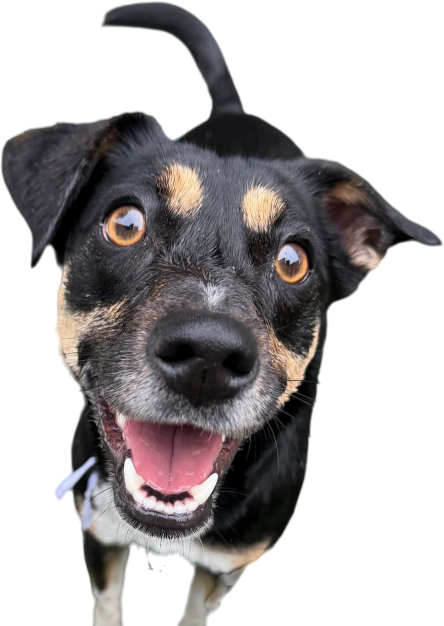
#> input picture templates/etiqueta/img/zoe-creche.png, 888 x 1251 px, given in place of IMG_7200.PNG, which was not available (shown at 1/2 size)
$ python recorte.py
#> lines starting #> are read from the running program, lines starting #| are printed output that depends on the picture
"""Recorta a Zoe da foto da creche (IMG_7200: print de um Story, ela olhando para cima de boca aberta)
para a etiqueta dos saquinhos de petisco (index.html).

O print tem 1170x2532; o recorte pega da ponta do rabo (que aparece atrás da cabeça) até o peito,
sem a interface do Instagram em cima e sem o outro cachorro na borda esquerda. O rembg
(isnet-general-use) separa a Zoe da grama sintética; fica só o maior pedaço (sobras do cachorro branco
e da grama somem) e a borda recebe a mesma limpeza do recorte do Thor (cor do pelo de dentro no lugar
do verde que vaza no contorno).

Saída: img/zoe-creche.png (RGBA, cortado rente à Zoe; o peito termina reto embaixo, na borda da etiqueta).

Precisa de rembg + opencv num venv temporário (não estão instalados globalmente):
  python -m venv /tmp/venv && /tmp/venv/bin/pip install "rembg[cpu]" opencv-python-headless
  /tmp/venv/bin/python templates/etiqueta/recorte.py
"""
from pathlib import Path

import cv2
import numpy as np
from PIL import Image
from rembg import new_session, remove

ROOT = Path(__file__).resolve().parent.parent.parent
SRC = ROOT / "drive" / "instagram" / "apresentação␠" / "IMG_7200.PNG"
if not SRC.exists():  # no Linux/macOS o rclone grava o espaço final do nome da pasta como espaço mesmo
    SRC = ROOT / "drive" / "instagram" / "apresentação " / "IMG_7200.PNG"
OUT = Path(__file__).resolve().parent / "img" / "zoe-creche.png"

FOTO = (228, 330, 1150, 1600)     # do rabo às patas da frente, sem o cachorro branco à esquerda


def main():
    foto = Image.open(SRC).convert("RGB").crop(FOTO)
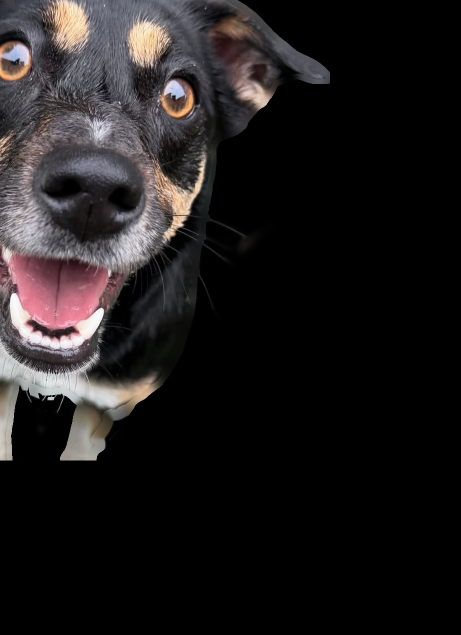
#> foto: PIL image 922x1270 RGB (shown at 1/2 size); mean R, G, B 30.8, 27.8, 28.2
    cut = np.array(remove(foto, session=new_session("isnet-general-use")))

    # alfa mais firme, sem a grama que o rembg deixa entre as patas (o pelo da Zoe nunca puxa pro verde),
    # só o maior pedaço, ~1 px para dentro e borda suave
    a = cut[..., 3].astype(np.float32)
    a = np.clip((a - 60) / 140, 0, 1)
    rgb = cut[..., :3].astype(np.float32)
    verde = rgb[..., 1] - np.maximum(rgb[..., 0], rgb[..., 2])
    a *= 1 - np.clip((verde - 14) / 10, 0, 1)
    n, rot, stats, _ = cv2.connectedComponentsWithStats((a > .5).astype(np.uint8))
    maior = 1 + np.argmax(stats[1:, cv2.CC_STAT_AREA])
    a *= cv2.dilate((rot == maior).astype(np.uint8), np.ones((9, 9), np.uint8)).astype(np.float32)
    a = cv2.erode(a, cv2.getStructuringElement(cv2.MORPH_ELLIPSE, (5, 5)))
    a = cv2.GaussianBlur(a, (0, 0), 1.2)

    # na parte semitransparente da borda, a cor vem do pelo de dentro (não do verde da grama)
    miolo = (a > .99).astype(np.float32)
    rgb = cut[..., :3].astype(np.float32)
    soma = cv2.GaussianBlur(rgb * miolo[..., None], (0, 0), 6)
    peso = cv2.GaussianBlur(miolo, (0, 0), 6)[..., None]
    preenche = soma / np.maximum(peso, 1e-4)
    borda = ((a > 0) & (miolo == 0))[..., None]
    rgb = np.where(borda, preenche, rgb)

    # reflexo verde da grama no pelo junto ao contorno: tira o excesso de verde nos primeiros 14 px
    dist = cv2.distanceTransform((a > .5).astype(np.uint8), cv2.DIST_L2, 5)
    perto = np.clip(1 - dist / 14, 0, 1)
    r, g, b = rgb[..., 0], rgb[..., 1], rgb[..., 2]
    excesso = np.clip(g - np.maximum(r, b), 0, None) * perto
    rgb[..., 1] = g - excesso

    cut[..., :3] = rgb.clip(0, 255).astype(np.uint8)
    cut[..., 3] = (a * 255).astype(np.uint8)

    im = Image.fromarray(cut, "RGBA")
    im = im.crop(im.getbbox())
    OUT.parent.mkdir(parents=True, exist_ok=True)
    im.save(OUT)
    print(OUT, im.size)


if __name__ == "__main__":
    main()
#> (the call stopped at in main, `cut = np.array(remove(foto, session=new_session("isnet-general-use")))`: rembg is not available in this run)

$ run again, on capa/img/capa.jpg
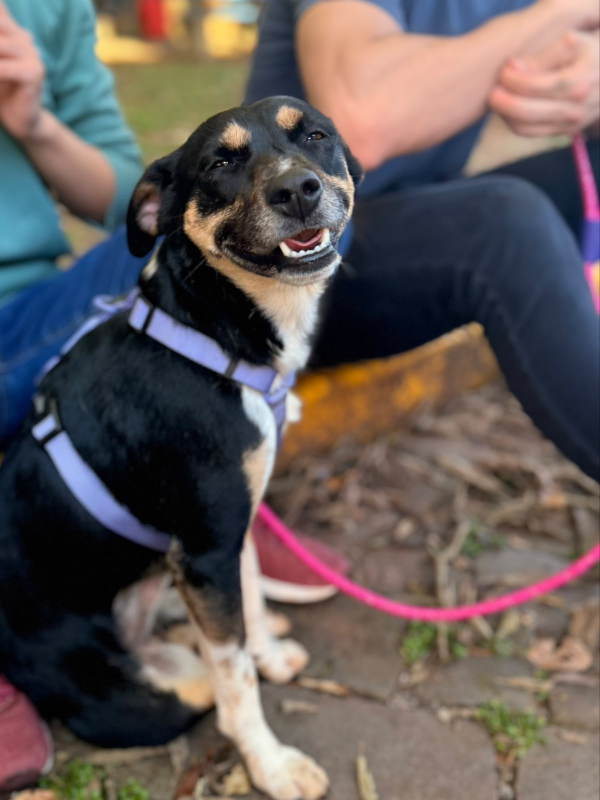
#> input picture capa/img/capa.jpg, 1200 x 1600 px, given in place of IMG_7200.PNG, which was not available (shown at 1/2 size)
#> in main, `foto = Image.open(SRC).convert("RGB").crop(FOTO)`:
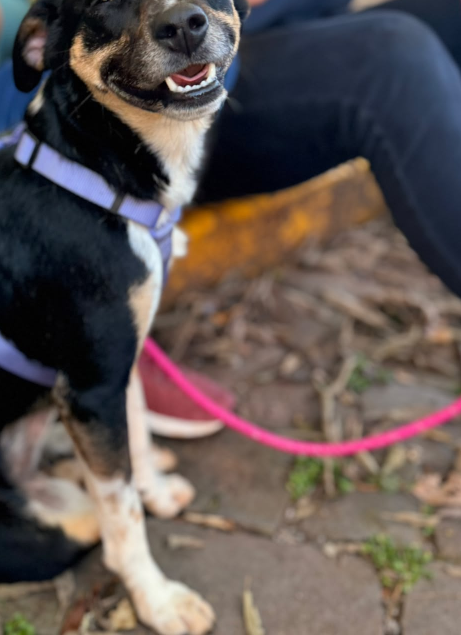
#> foto: PIL image 922x1270 RGB (shown at 1/2 size); mean R, G, B 95.4, 84.6, 82.1
